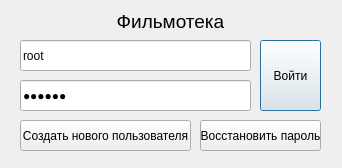
<?xml version="1.0" encoding="UTF-8"?>
<ui version="4.0">
 <class>LoginWindow</class>
 <widget class="QWidget" name="LoginWindow">
  <property name="geometry">
   <rect>
    <x>0</x>
    <y>0</y>
    <width>342</width>
    <height>168</height>
   </rect>
  </property>
  <property name="windowTitle">
   <string>Form</string>
  </property>
  <widget class="QPushButton" name="loginButton">
   <property name="geometry">
    <rect>
     <x>260</x>
     <y>40</y>
     <width>61</width>
     <height>71</height>
    </rect>
   </property>
   <property name="text">
    <string>Войти</string>
   </property>
   <property name="default">
    <bool>true</bool>
   </property>
  </widget>
  <widget class="QLineEdit" name="password">
   <property name="geometry">
    <rect>
     <x>20</x>
     <y>80</y>
     <width>231</width>
     <height>31</height>
    </rect>
   </property>
   <property name="text">
    <string>123qwe</string>
   </property>
   <property name="echoMode">
    <enum>QLineEdit::PasswordEchoOnEdit</enum>
   </property>
   <property name="placeholderText">
    <string>Введите пароль</string>
   </property>
  </widget>
  <widget class="QPushButton" name="createUserButton">
   <property name="geometry">
    <rect>
     <x>20</x>
     <y>120</y>
     <width>171</width>
     <height>31</height>
    </rect>
   </property>
   <property name="text">
    <string>Создать нового пользователя</string>
   </property>
  </widget>
  <widget class="QPushButton" name="restorePasswordButton">
   <property name="geometry">
    <rect>
     <x>200</x>
     <y>120</y>
     <width>121</width>
     <height>31</height>
    </rect>
   </property>
   <property name="text">
    <string>Восстановить пароль</string>
   </property>
  </widget>
  <widget class="QLabel" name="label_2">
   <property name="geometry">
    <rect>
     <x>10</x>
     <y>10</y>
     <width>321</width>
     <height>21</height>
    </rect>
   </property>
   <property name="text">
    <string>&lt;html&gt;&lt;head/&gt;&lt;body&gt;&lt;p align=&quot;center&quot;&gt;&lt;span style=&quot; font-size:14pt;&quot;&gt;Фильмотека&lt;/span&gt;&lt;/p&gt;&lt;/body&gt;&lt;/html&gt;</string>
   </property>
  </widget>
  <widget class="QLineEdit" name="username">
   <property name="geometry">
    <rect>
     <x>20</x>
     <y>40</y>
     <width>231</width>
     <height>31</height>
    </rect>
   </property>
   <property name="text">
    <string>root</string>
   </property>
   <property name="placeholderText">
    <string>Введите имя пользователя</string>
   </property>
  </widget>
 </widget>
 <tabstops>
  <tabstop>username</tabstop>
  <tabstop>password</tabstop>
  <tabstop>loginButton</tabstop>
  <tabstop>restorePasswordButton</tabstop>
  <tabstop>createUserButton</tabstop>
 </tabstops>
 <resources/>
 <connections/>
</ui>
